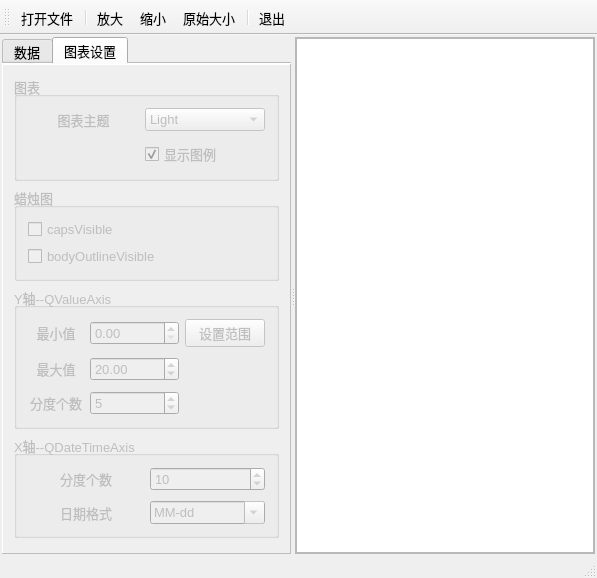
<?xml version="1.0" encoding="UTF-8"?>
<ui version="4.0">
 <class>MainWindow</class>
 <widget class="QMainWindow" name="MainWindow">
  <property name="geometry">
   <rect>
    <x>0</x>
    <y>0</y>
    <width>593</width>
    <height>506</height>
   </rect>
  </property>
  <property name="font">
   <font>
    <pointsize>10</pointsize>
   </font>
  </property>
  <property name="windowTitle">
   <string>蜡烛图，时间日期坐标轴</string>
  </property>
  <widget class="QWidget" name="centralWidget">
   <layout class="QVBoxLayout" name="verticalLayout_6">
    <property name="leftMargin">
     <number>2</number>
    </property>
    <property name="topMargin">
     <number>2</number>
    </property>
    <property name="rightMargin">
     <number>2</number>
    </property>
    <property name="bottomMargin">
     <number>2</number>
    </property>
    <item>
     <widget class="QSplitter" name="splitter">
      <property name="orientation">
       <enum>Qt::Horizontal</enum>
      </property>
      <widget class="QTabWidget" name="tabWidget">
       <property name="currentIndex">
        <number>1</number>
       </property>
       <property name="documentMode">
        <bool>true</bool>
       </property>
       <widget class="QWidget" name="tab_Data">
        <attribute name="title">
         <string>数据</string>
        </attribute>
        <layout class="QVBoxLayout" name="verticalLayout_3">
         <property name="leftMargin">
          <number>0</number>
         </property>
         <property name="topMargin">
          <number>0</number>
         </property>
         <property name="rightMargin">
          <number>0</number>
         </property>
         <property name="bottomMargin">
          <number>0</number>
         </property>
         <item>
          <widget class="QFrame" name="frame">
           <property name="frameShape">
            <enum>QFrame::Panel</enum>
           </property>
           <property name="frameShadow">
            <enum>QFrame::Raised</enum>
           </property>
           <layout class="QVBoxLayout" name="verticalLayout">
            <property name="leftMargin">
             <number>5</number>
            </property>
            <property name="topMargin">
             <number>5</number>
            </property>
            <property name="rightMargin">
             <number>5</number>
            </property>
            <property name="bottomMargin">
             <number>5</number>
            </property>
            <item>
             <widget class="QTableView" name="tableView">
              <property name="alternatingRowColors">
               <bool>true</bool>
              </property>
              <attribute name="horizontalHeaderDefaultSectionSize">
               <number>50</number>
              </attribute>
              <attribute name="verticalHeaderDefaultSectionSize">
               <number>24</number>
              </attribute>
             </widget>
            </item>
           </layout>
          </widget>
         </item>
        </layout>
       </widget>
       <widget class="QWidget" name="tab_Setup">
        <property name="enabled">
         <bool>false</bool>
        </property>
        <attribute name="title">
         <string>图表设置</string>
        </attribute>
        <layout class="QVBoxLayout" name="verticalLayout_2">
         <property name="leftMargin">
          <number>0</number>
         </property>
         <property name="topMargin">
          <number>0</number>
         </property>
         <property name="rightMargin">
          <number>0</number>
         </property>
         <property name="bottomMargin">
          <number>0</number>
         </property>
         <item>
          <widget class="QFrame" name="frameData">
           <property name="frameShape">
            <enum>QFrame::Panel</enum>
           </property>
           <property name="frameShadow">
            <enum>QFrame::Raised</enum>
           </property>
           <layout class="QVBoxLayout" name="verticalLayout_5">
            <item>
             <widget class="QGroupBox" name="groupBox">
              <property name="title">
               <string>图表</string>
              </property>
              <layout class="QGridLayout" name="gridLayout_2">
               <property name="verticalSpacing">
                <number>10</number>
               </property>
               <item row="0" column="0">
                <widget class="QLabel" name="label">
                 <property name="text">
                  <string>图表主题</string>
                 </property>
                 <property name="alignment">
                  <set>Qt::AlignCenter</set>
                 </property>
                </widget>
               </item>
               <item row="0" column="1">
                <widget class="QComboBox" name="comboTheme">
                 <property name="minimumSize">
                  <size>
                   <width>120</width>
                   <height>0</height>
                  </size>
                 </property>
                 <item>
                  <property name="text">
                   <string>Light</string>
                  </property>
                 </item>
                 <item>
                  <property name="text">
                   <string>BlueCerulean</string>
                  </property>
                 </item>
                 <item>
                  <property name="text">
                   <string>Dark</string>
                  </property>
                 </item>
                 <item>
                  <property name="text">
                   <string>BrownSand</string>
                  </property>
                 </item>
                 <item>
                  <property name="text">
                   <string>BlueNcs</string>
                  </property>
                 </item>
                 <item>
                  <property name="text">
                   <string>HighContrast</string>
                  </property>
                 </item>
                 <item>
                  <property name="text">
                   <string>BlueIcy</string>
                  </property>
                 </item>
                 <item>
                  <property name="text">
                   <string>Qt</string>
                  </property>
                 </item>
                </widget>
               </item>
               <item row="1" column="1">
                <widget class="QCheckBox" name="chkBox_Legend">
                 <property name="text">
                  <string>显示图例</string>
                 </property>
                 <property name="checked">
                  <bool>true</bool>
                 </property>
                </widget>
               </item>
              </layout>
             </widget>
            </item>
            <item>
             <widget class="QGroupBox" name="groupBox_2">
              <property name="title">
               <string>蜡烛图</string>
              </property>
              <layout class="QVBoxLayout" name="verticalLayout_7">
               <item>
                <widget class="QCheckBox" name="chkBox_Caps">
                 <property name="text">
                  <string>capsVisible</string>
                 </property>
                </widget>
               </item>
               <item>
                <widget class="QCheckBox" name="chkBox_Outline">
                 <property name="text">
                  <string>bodyOutlineVisible</string>
                 </property>
                </widget>
               </item>
              </layout>
             </widget>
            </item>
            <item>
             <widget class="QGroupBox" name="groupBox_3">
              <property name="title">
               <string>Y轴--QValueAxis</string>
              </property>
              <layout class="QGridLayout" name="gridLayout_3">
               <property name="verticalSpacing">
                <number>10</number>
               </property>
               <item row="0" column="0">
                <widget class="QLabel" name="label_5">
                 <property name="text">
                  <string>最小值</string>
                 </property>
                 <property name="alignment">
                  <set>Qt::AlignCenter</set>
                 </property>
                </widget>
               </item>
               <item row="0" column="1">
                <widget class="QDoubleSpinBox" name="spinY_Min">
                 <property name="maximum">
                  <double>1000000.000000000000000</double>
                 </property>
                </widget>
               </item>
               <item row="0" column="2">
                <widget class="QPushButton" name="btnY_SetRange">
                 <property name="text">
                  <string>设置范围</string>
                 </property>
                </widget>
               </item>
               <item row="1" column="0">
                <widget class="QLabel" name="label_6">
                 <property name="text">
                  <string>最大值</string>
                 </property>
                 <property name="alignment">
                  <set>Qt::AlignCenter</set>
                 </property>
                </widget>
               </item>
               <item row="1" column="1">
                <widget class="QDoubleSpinBox" name="spinY_Max">
                 <property name="maximum">
                  <double>1000000.000000000000000</double>
                 </property>
                 <property name="value">
                  <double>20.000000000000000</double>
                 </property>
                </widget>
               </item>
               <item row="2" column="0">
                <widget class="QLabel" name="label_3">
                 <property name="text">
                  <string>分度个数</string>
                 </property>
                 <property name="alignment">
                  <set>Qt::AlignCenter</set>
                 </property>
                </widget>
               </item>
               <item row="2" column="1">
                <widget class="QSpinBox" name="spinY_Ticks">
                 <property name="minimum">
                  <number>3</number>
                 </property>
                 <property name="maximum">
                  <number>1000</number>
                 </property>
                 <property name="value">
                  <number>5</number>
                 </property>
                 <property name="displayIntegerBase">
                  <number>10</number>
                 </property>
                </widget>
               </item>
              </layout>
             </widget>
            </item>
            <item>
             <widget class="QGroupBox" name="groupBox_4">
              <property name="title">
               <string>X轴--QDateTimeAxis</string>
              </property>
              <layout class="QGridLayout" name="gridLayout">
               <property name="verticalSpacing">
                <number>10</number>
               </property>
               <item row="0" column="0">
                <widget class="QLabel" name="label_4">
                 <property name="text">
                  <string>分度个数</string>
                 </property>
                 <property name="alignment">
                  <set>Qt::AlignCenter</set>
                 </property>
                </widget>
               </item>
               <item row="1" column="1">
                <widget class="QComboBox" name="comboDateFormat">
                 <property name="editable">
                  <bool>true</bool>
                 </property>
                 <item>
                  <property name="text">
                   <string>MM-dd</string>
                  </property>
                 </item>
                 <item>
                  <property name="text">
                   <string>M-d</string>
                  </property>
                 </item>
                 <item>
                  <property name="text">
                   <string>M月d日</string>
                  </property>
                 </item>
                 <item>
                  <property name="text">
                   <string>yyyy-MM-dd</string>
                  </property>
                 </item>
                </widget>
               </item>
               <item row="1" column="0">
                <widget class="QLabel" name="label_7">
                 <property name="text">
                  <string>日期格式</string>
                 </property>
                 <property name="alignment">
                  <set>Qt::AlignCenter</set>
                 </property>
                </widget>
               </item>
               <item row="0" column="1">
                <widget class="QSpinBox" name="btnX_Ticks">
                 <property name="minimum">
                  <number>3</number>
                 </property>
                 <property name="maximum">
                  <number>1000</number>
                 </property>
                 <property name="value">
                  <number>10</number>
                 </property>
                 <property name="displayIntegerBase">
                  <number>10</number>
                 </property>
                </widget>
               </item>
              </layout>
             </widget>
            </item>
            <item>
             <spacer name="verticalSpacer">
              <property name="orientation">
               <enum>Qt::Vertical</enum>
              </property>
              <property name="sizeHint" stdset="0">
               <size>
                <width>20</width>
                <height>40</height>
               </size>
              </property>
             </spacer>
            </item>
           </layout>
          </widget>
         </item>
        </layout>
       </widget>
      </widget>
      <widget class="QFrame" name="frame_chart">
       <property name="minimumSize">
        <size>
         <width>300</width>
         <height>0</height>
        </size>
       </property>
       <property name="frameShape">
        <enum>QFrame::StyledPanel</enum>
       </property>
       <property name="frameShadow">
        <enum>QFrame::Raised</enum>
       </property>
       <layout class="QVBoxLayout" name="verticalLayout_4">
        <property name="leftMargin">
         <number>0</number>
        </property>
        <property name="topMargin">
         <number>0</number>
        </property>
        <property name="rightMargin">
         <number>0</number>
        </property>
        <property name="bottomMargin">
         <number>0</number>
        </property>
        <item>
         <widget class="QmyChartView" name="chartView"/>
        </item>
       </layout>
      </widget>
     </widget>
    </item>
   </layout>
  </widget>
  <widget class="QMenuBar" name="menuBar">
   <property name="geometry">
    <rect>
     <x>0</x>
     <y>0</y>
     <width>593</width>
     <height>23</height>
    </rect>
   </property>
  </widget>
  <widget class="QToolBar" name="mainToolBar">
   <property name="toolButtonStyle">
    <enum>Qt::ToolButtonTextBesideIcon</enum>
   </property>
   <attribute name="toolBarArea">
    <enum>TopToolBarArea</enum>
   </attribute>
   <attribute name="toolBarBreak">
    <bool>false</bool>
   </attribute>
   <addaction name="actOpen"/>
   <addaction name="separator"/>
   <addaction name="actZoomIn"/>
   <addaction name="actZoomOut"/>
   <addaction name="actZoomReset"/>
   <addaction name="separator"/>
   <addaction name="actQuit"/>
  </widget>
  <widget class="QStatusBar" name="statusBar"/>
  <action name="actZoomReset">
   <property name="icon">
    <iconset resource="res.qrc">
     <normaloff>:/images/images/414.bmp</normaloff>:/images/images/414.bmp</iconset>
   </property>
   <property name="text">
    <string>原始大小</string>
   </property>
   <property name="toolTip">
    <string>原始大小</string>
   </property>
  </action>
  <action name="actQuit">
   <property name="icon">
    <iconset resource="res.qrc">
     <normaloff>:/images/images/132.bmp</normaloff>:/images/images/132.bmp</iconset>
   </property>
   <property name="text">
    <string>退出</string>
   </property>
   <property name="toolTip">
    <string>退出</string>
   </property>
  </action>
  <action name="actZoomIn">
   <property name="icon">
    <iconset resource="res.qrc">
     <normaloff>:/images/images/418.bmp</normaloff>:/images/images/418.bmp</iconset>
   </property>
   <property name="text">
    <string>放大</string>
   </property>
   <property name="toolTip">
    <string>放大</string>
   </property>
  </action>
  <action name="actZoomOut">
   <property name="icon">
    <iconset resource="res.qrc">
     <normaloff>:/images/images/416.bmp</normaloff>:/images/images/416.bmp</iconset>
   </property>
   <property name="text">
    <string>缩小</string>
   </property>
   <property name="toolTip">
    <string>缩小</string>
   </property>
  </action>
  <action name="actOpen">
   <property name="icon">
    <iconset resource="res.qrc">
     <normaloff>:/images/images/001.GIF</normaloff>:/images/images/001.GIF</iconset>
   </property>
   <property name="text">
    <string>打开文件</string>
   </property>
   <property name="toolTip">
    <string>打开数据文件</string>
   </property>
  </action>
 </widget>
 <layoutdefault spacing="6" margin="11"/>
 <customwidgets>
  <customwidget>
   <class>QmyChartView</class>
   <extends>QGraphicsView</extends>
   <header location="global">myChartView.h</header>
  </customwidget>
 </customwidgets>
 <resources>
  <include location="res.qrc"/>
 </resources>
 <connections>
  <connection>
   <sender>actQuit</sender>
   <signal>triggered()</signal>
   <receiver>MainWindow</receiver>
   <slot>close()</slot>
   <hints>
    <hint type="sourcelabel">
     <x>-1</x>
     <y>-1</y>
    </hint>
    <hint type="destinationlabel">
     <x>339</x>
     <y>206</y>
    </hint>
   </hints>
  </connection>
 </connections>
</ui>
